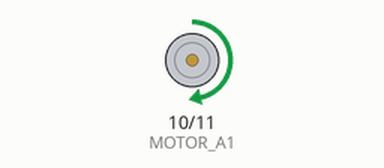
Simulated run of this sketch. Board: Arduino Uno, built with avr-gcc and run on an emulated ATmega328P. On the bench: motor-driver pin pairs drawn as motors (green arrow = first pin HIGH = forward, orange = second pin HIGH = backward, longer = more drive).

Above: at 0.1 s.
Timing chart, 0 to 1.6 s (numbered marks = the images above):
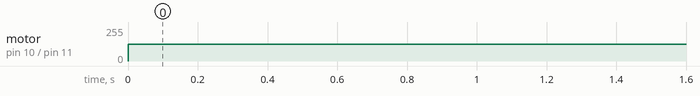

The sketch:

ex02-2.ino
```cpp
/*
 * In this exercise a function should be implemented which is
 * able to control the motors of the of the robot, said method
 * should also be able to control the speed at which the motors move.
 *
 * Every motor has 2 Motor Signals. The movement for a given Motor A
 * is stated as follows:
 *
 * A1 = 0, A2 = 0 => STOP
 * A1 = 0, A2 = 1 => FORWARD
 * A1 = 1, A2 = 0 => BACKWARD
 *
 *
 * @author Ativelox {@literal ativelox.dev@web.de}
 *
 */

/**
 * A constant holding the number of the pin associated with the first motor signal.
 */
const uint8_t MOTOR_A1 = 10;

/**
 * A constant holding the number of the pin associated with the second motor signal.
 */
const uint8_t MOTOR_A2 = 11;

/**
 * A constant holding the maximum value to write onto a signal. Equivalent to a logic 1 (HIGH).
 */
const uint8_t MAX_SPEED = 255;

/**
 * A constant holding the minimum value to write onto a signal. Equivalent to a logic 0 (LOW).
 */
const uint8_t MIN_SPEED = 0;

/**
 * The wait per cycle in ms.
 */
const uint8_t WAIT_PER_CYCLE_MS = 100;

/*
 * This method gets called once, before the update cycle starts ticking.
 */
void setup(){
  // Set the individual Motor-Signals to behave as outputs.
  pinMode(MOTOR_A1, OUTPUT);
  pinMode(MOTOR_A2, OUTPUT);

}

/*
 * The main-loop of this program. Gets repeatedly called without delay.
 *
 * @see ex02-2#setMotorSpeed(boolean)
 * @see ex02-2#stopMotor()
 */
void loop(){
  stopMotor();

  setMotorSpeed(true, 125);

  delay(WAIT_PER_CYCLE_MS);
}

/**
 * Makes the motor stop, by writing a logic 0 to both motor signals as specified in
 * {@link ex02-2#MOTOR_A1} and {@link ex02-2#MOTOR_A2}.
 */
void stopMotor(){
  digitalWrite(MOTOR_A1, LOW);
  digitalWrite(MOTOR_A2, LOW);

}

/**
 * Controls the motor signals specified in {@link ex02-2#MOTOR_A1}
 * and {@link ex02-2#MOTOR_A2}. If the given boolean is true
 * the motor will move forward, otherwise backwards.
 *
 * @param mForward
 *            A boolean determining the direction the motor will move to.
 *
 * @param mSpeed
 *            The speed at which the motor should move, ranging from 0 to 255,
 *            where 0 is no speed, and 255 is full speed.
 */
void setMotorSpeed(const boolean mForward, uint8_t mSpeed){

  // make sure the given speed is in the bounds of [MIN_SPEED, MAX_SPEED]
  if(mSpeed < MIN_SPEED){
    mSpeed = MIN_SPEED;

  }else if(mSpeed > MAX_SPEED){
    mSpeed = MAX_SPEED;

  }

  if(mForward){
    digitalWrite(MOTOR_A2, LOW);
    analogWrite(MOTOR_A1, mSpeed);
    return;

  }
  analogWrite(MOTOR_A2, mSpeed);
  digitalWrite(MOTOR_A1, LOW);

}
```

Measured:
- by itself, motor on pin 10 (MOTOR_A1) / pin 11 (MOTOR_A2): stopped → forward 125/255 at 0.00 s
